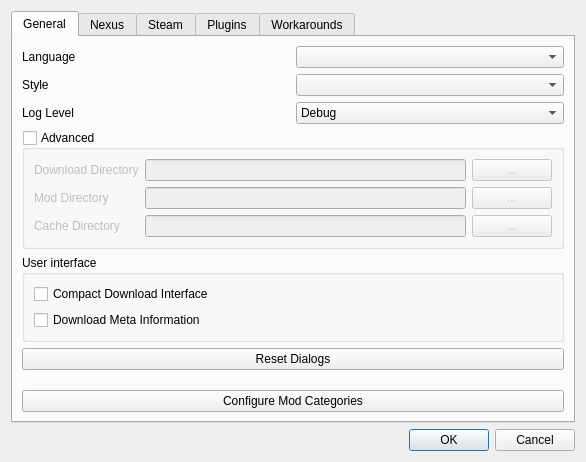
<?xml version="1.0" encoding="UTF-8"?>
<ui version="4.0">
 <class>SettingsDialog</class>
 <widget class="QDialog" name="SettingsDialog">
  <property name="geometry">
   <rect>
    <x>0</x>
    <y>0</y>
    <width>586</width>
    <height>462</height>
   </rect>
  </property>
  <property name="windowTitle">
   <string>Settings</string>
  </property>
  <layout class="QVBoxLayout" name="verticalLayout">
   <item>
    <widget class="QTabWidget" name="tabWidget">
     <property name="currentIndex">
      <number>0</number>
     </property>
     <widget class="QWidget" name="generalTab">
      <attribute name="title">
       <string>General</string>
      </attribute>
      <layout class="QVBoxLayout" name="verticalLayout_3">
       <item>
        <layout class="QHBoxLayout" name="horizontalLayout_3">
         <item>
          <widget class="QLabel" name="label_5">
           <property name="text">
            <string>Language</string>
           </property>
          </widget>
         </item>
         <item>
          <widget class="QComboBox" name="languageBox">
           <property name="toolTip">
            <string>The display language</string>
           </property>
           <property name="whatsThis">
            <string>&lt;!DOCTYPE HTML PUBLIC &quot;-//W3C//DTD HTML 4.0//EN&quot; &quot;http://www.w3.org/TR/REC-html40/strict.dtd&quot;&gt;
&lt;html&gt;&lt;head&gt;&lt;meta name=&quot;qrichtext&quot; content=&quot;1&quot; /&gt;&lt;style type=&quot;text/css&quot;&gt;
p, li { white-space: pre-wrap; }
&lt;/style&gt;&lt;/head&gt;&lt;body style=&quot; font-family:'MS Shell Dlg 2'; font-size:8.25pt; font-weight:400; font-style:normal;&quot;&gt;
&lt;p style=&quot; margin-top:0px; margin-bottom:0px; margin-left:0px; margin-right:0px; -qt-block-indent:0; text-indent:0px;&quot;&gt;&lt;span style=&quot; font-size:8pt;&quot;&gt;The display language. This will only displaye languages for which you have a translation installed.&lt;/span&gt;&lt;/p&gt;&lt;/body&gt;&lt;/html&gt;</string>
           </property>
          </widget>
         </item>
        </layout>
       </item>
       <item>
        <layout class="QHBoxLayout" name="horizontalLayout_4">
         <item>
          <widget class="QLabel" name="label_10">
           <property name="text">
            <string>Style</string>
           </property>
          </widget>
         </item>
         <item>
          <widget class="QComboBox" name="styleBox">
           <property name="toolTip">
            <string>graphical style</string>
           </property>
           <property name="whatsThis">
            <string>graphical style of the MO user interface</string>
           </property>
          </widget>
         </item>
        </layout>
       </item>
       <item>
        <layout class="QHBoxLayout" name="horizontalLayout_6">
         <item>
          <widget class="QLabel" name="label_12">
           <property name="text">
            <string>Log Level</string>
           </property>
          </widget>
         </item>
         <item>
          <widget class="QComboBox" name="logLevelBox">
           <property name="toolTip">
            <string>Decides the amount of data printed to &quot;ModOrganizer.log&quot;</string>
           </property>
           <property name="whatsThis">
            <string>Decides the amount of data printed to &quot;ModOrganizer.log&quot;.
&quot;Debug&quot; produces very useful information for finding problems. There is usually no noteworthy performance impact but the file may become rather large. If this is a problem you may prefer the &quot;Info&quot; level for regluar use. On the &quot;Error&quot; level the log file usually remains empty.</string>
           </property>
           <item>
            <property name="text">
             <string>Debug</string>
            </property>
           </item>
           <item>
            <property name="text">
             <string>Info</string>
            </property>
           </item>
           <item>
            <property name="text">
             <string>Error</string>
            </property>
           </item>
          </widget>
         </item>
        </layout>
       </item>
       <item>
        <widget class="QGroupBox" name="groupBox_2">
         <property name="title">
          <string>Advanced</string>
         </property>
         <property name="checkable">
          <bool>true</bool>
         </property>
         <property name="checked">
          <bool>false</bool>
         </property>
         <layout class="QGridLayout" name="gridLayout">
          <item row="0" column="1">
           <widget class="QLineEdit" name="downloadDirEdit">
            <property name="toolTip">
             <string>Directory where downloads are stored.</string>
            </property>
            <property name="whatsThis">
             <string>Directory where downloads are stored.</string>
            </property>
           </widget>
          </item>
          <item row="0" column="2">
           <widget class="QPushButton" name="browseDownloadDirBtn">
            <property name="sizePolicy">
             <sizepolicy hsizetype="Fixed" vsizetype="Fixed">
              <horstretch>0</horstretch>
              <verstretch>0</verstretch>
             </sizepolicy>
            </property>
            <property name="text">
             <string notr="true">...</string>
            </property>
           </widget>
          </item>
          <item row="2" column="0">
           <widget class="QLabel" name="label_8">
            <property name="text">
             <string>Mod Directory</string>
            </property>
           </widget>
          </item>
          <item row="2" column="1">
           <widget class="QLineEdit" name="modDirEdit">
            <property name="toolTip">
             <string>Directory where mods are stored.</string>
            </property>
            <property name="whatsThis">
             <string>Directory where mods are stored. Please note that changing this will break all associations of profiles with mods that don't exist in the new location (with the same name).</string>
            </property>
           </widget>
          </item>
          <item row="2" column="2">
           <widget class="QPushButton" name="browseModDirBtn">
            <property name="text">
             <string notr="true">...</string>
            </property>
           </widget>
          </item>
          <item row="0" column="0">
           <widget class="QLabel" name="label_7">
            <property name="text">
             <string>Download Directory</string>
            </property>
           </widget>
          </item>
          <item row="3" column="0">
           <widget class="QLabel" name="label_9">
            <property name="text">
             <string>Cache Directory</string>
            </property>
           </widget>
          </item>
          <item row="3" column="1">
           <widget class="QLineEdit" name="cacheDirEdit"/>
          </item>
          <item row="3" column="2">
           <widget class="QPushButton" name="browseCacheDirBtn">
            <property name="text">
             <string notr="true">...</string>
            </property>
           </widget>
          </item>
         </layout>
        </widget>
       </item>
       <item>
        <widget class="QGroupBox" name="groupBox">
         <property name="title">
          <string>User interface</string>
         </property>
         <layout class="QVBoxLayout" name="verticalLayout_11">
          <item>
           <widget class="QCheckBox" name="compactBox">
            <property name="toolTip">
             <string>If checked, the download interface will be more compact.</string>
            </property>
            <property name="text">
             <string>Compact Download Interface</string>
            </property>
           </widget>
          </item>
          <item>
           <widget class="QCheckBox" name="showMetaBox">
            <property name="toolTip">
             <string>If checked, the download list will display meta information instead of file names.</string>
            </property>
            <property name="text">
             <string>Download Meta Information</string>
            </property>
           </widget>
          </item>
         </layout>
        </widget>
       </item>
       <item>
        <widget class="QPushButton" name="resetDialogsButton">
         <property name="maximumSize">
          <size>
           <width>16777215</width>
           <height>16777215</height>
          </size>
         </property>
         <property name="toolTip">
          <string>Reset stored information from dialogs.</string>
         </property>
         <property name="whatsThis">
          <string>This will make all dialogs show up again where you checked the &quot;Remember selection&quot;-box.</string>
         </property>
         <property name="text">
          <string>Reset Dialogs</string>
         </property>
        </widget>
       </item>
       <item>
        <spacer name="verticalSpacer">
         <property name="orientation">
          <enum>Qt::Vertical</enum>
         </property>
         <property name="sizeHint" stdset="0">
          <size>
           <width>20</width>
           <height>40</height>
          </size>
         </property>
        </spacer>
       </item>
       <item>
        <widget class="QPushButton" name="categoriesBtn">
         <property name="toolTip">
          <string>Modify the categories available to arrange your mods.</string>
         </property>
         <property name="whatsThis">
          <string>Modify the categories available to arrange your mods.</string>
         </property>
         <property name="text">
          <string>Configure Mod Categories</string>
         </property>
        </widget>
       </item>
      </layout>
     </widget>
     <widget class="QWidget" name="nexusTab">
      <attribute name="title">
       <string>Nexus</string>
      </attribute>
      <layout class="QVBoxLayout" name="verticalLayout_4">
       <item>
        <widget class="QGroupBox" name="nexusBox">
         <property name="toolTip">
          <string>Allows automatic log-in when the Nexus-Page for the game is clicked.</string>
         </property>
         <property name="whatsThis">
          <string>&lt;!DOCTYPE HTML PUBLIC &quot;-//W3C//DTD HTML 4.0//EN&quot; &quot;http://www.w3.org/TR/REC-html40/strict.dtd&quot;&gt;
&lt;html&gt;&lt;head&gt;&lt;meta name=&quot;qrichtext&quot; content=&quot;1&quot; /&gt;&lt;style type=&quot;text/css&quot;&gt;
p, li { white-space: pre-wrap; }
&lt;/style&gt;&lt;/head&gt;&lt;body style=&quot; font-family:'MS Shell Dlg 2'; font-size:8.25pt; font-weight:400; font-style:normal;&quot;&gt;
&lt;p style=&quot; margin-top:0px; margin-bottom:0px; margin-left:0px; margin-right:0px; -qt-block-indent:0; text-indent:0px;&quot;&gt;&lt;span style=&quot; font-size:8pt;&quot;&gt;Allows automatic log-in when the Nexus-Page for the game is clicked. Please note that the obfuscation with which the password  is stored in modorganizer.ini is not very strong. If you're worried someone might steal your password, don't store it here.&lt;/span&gt;&lt;/p&gt;&lt;/body&gt;&lt;/html&gt;</string>
         </property>
         <property name="title">
          <string>Nexus</string>
         </property>
         <layout class="QVBoxLayout" name="verticalLayout_2">
          <item>
           <widget class="QCheckBox" name="loginCheckBox">
            <property name="toolTip">
             <string/>
            </property>
            <property name="whatsThis">
             <string>If checked and if correct credentials are entered below, log-in to Nexus (for browsing and downloading) is automatic.</string>
            </property>
            <property name="text">
             <string>Automatically Log-In to Nexus</string>
            </property>
           </widget>
          </item>
          <item>
           <layout class="QHBoxLayout" name="horizontalLayout_10">
            <item>
             <widget class="QLabel" name="label_2">
              <property name="text">
               <string>Username</string>
              </property>
             </widget>
            </item>
            <item>
             <widget class="QLineEdit" name="usernameEdit">
              <property name="enabled">
               <bool>false</bool>
              </property>
             </widget>
            </item>
            <item>
             <widget class="QLabel" name="label_3">
              <property name="text">
               <string>Password</string>
              </property>
             </widget>
            </item>
            <item>
             <widget class="QLineEdit" name="passwordEdit">
              <property name="enabled">
               <bool>false</bool>
              </property>
              <property name="echoMode">
               <enum>QLineEdit::Password</enum>
              </property>
             </widget>
            </item>
           </layout>
          </item>
         </layout>
        </widget>
       </item>
       <item>
        <widget class="QCheckBox" name="offlineBox">
         <property name="statusTip">
          <string>Disable automatic internet features</string>
         </property>
         <property name="whatsThis">
          <string>Disable automatic internet features. This does not affect features that are explicitly invoked by the user (like checking mods for updates, endorsing, opening the web browser)</string>
         </property>
         <property name="text">
          <string>Offline Mode</string>
         </property>
        </widget>
       </item>
       <item>
        <widget class="QCheckBox" name="proxyBox">
         <property name="statusTip">
          <string>Use a proxy for network connections.</string>
         </property>
         <property name="whatsThis">
          <string>Use a proxy for network connections. This uses the system-wide settings which can be configured in Internet Explorer. Please note that MO will start up a few seconds slower on some systems when using a proxy.</string>
         </property>
         <property name="text">
          <string>Use HTTP Proxy (Uses System Settings)</string>
         </property>
        </widget>
       </item>
       <item>
        <layout class="QHBoxLayout" name="horizontalLayout_7">
         <item>
          <widget class="QPushButton" name="associateButton">
           <property name="text">
            <string>Associate with &quot;Download with manager&quot; links</string>
           </property>
          </widget>
         </item>
         <item>
          <spacer name="horizontalSpacer_4">
           <property name="orientation">
            <enum>Qt::Horizontal</enum>
           </property>
           <property name="sizeHint" stdset="0">
            <size>
             <width>40</width>
             <height>20</height>
            </size>
           </property>
          </spacer>
         </item>
        </layout>
       </item>
       <item>
        <layout class="QHBoxLayout" name="horizontalLayout_8" stretch="0,0">
         <property name="spacing">
          <number>4</number>
         </property>
         <item>
          <layout class="QVBoxLayout" name="verticalLayout_6">
           <item>
            <widget class="QLabel" name="label_16">
             <property name="text">
              <string>Known Servers (updated on download)</string>
             </property>
            </widget>
           </item>
           <item>
            <widget class="QListWidget" name="knownServersList">
             <property name="dragDropMode">
              <enum>QAbstractItemView::DragDrop</enum>
             </property>
             <property name="defaultDropAction">
              <enum>Qt::MoveAction</enum>
             </property>
            </widget>
           </item>
          </layout>
         </item>
         <item>
          <layout class="QVBoxLayout" name="verticalLayout_8">
           <item>
            <widget class="QLabel" name="label_17">
             <property name="text">
              <string>Preferred Servers (Drag &amp; Drop)</string>
             </property>
            </widget>
           </item>
           <item>
            <widget class="QListWidget" name="preferredServersList">
             <property name="dragDropMode">
              <enum>QAbstractItemView::DragDrop</enum>
             </property>
             <property name="defaultDropAction">
              <enum>Qt::MoveAction</enum>
             </property>
            </widget>
           </item>
          </layout>
         </item>
        </layout>
       </item>
       <item>
        <spacer name="verticalSpacer_3">
         <property name="orientation">
          <enum>Qt::Vertical</enum>
         </property>
         <property name="sizeHint" stdset="0">
          <size>
           <width>20</width>
           <height>40</height>
          </size>
         </property>
        </spacer>
       </item>
      </layout>
     </widget>
     <widget class="QWidget" name="steamTab">
      <attribute name="title">
       <string>Steam</string>
      </attribute>
      <layout class="QGridLayout" name="gridLayout_3">
       <item row="0" column="0">
        <widget class="QLabel" name="label_19">
         <property name="text">
          <string>Username</string>
         </property>
        </widget>
       </item>
       <item row="0" column="1">
        <widget class="QLineEdit" name="steamUserEdit"/>
       </item>
       <item row="1" column="0">
        <widget class="QLabel" name="label_20">
         <property name="text">
          <string>Password</string>
         </property>
        </widget>
       </item>
       <item row="1" column="1">
        <widget class="QLineEdit" name="steamPassEdit">
         <property name="echoMode">
          <enum>QLineEdit::Password</enum>
         </property>
        </widget>
       </item>
       <item row="2" column="0">
        <spacer name="verticalSpacer_5">
         <property name="orientation">
          <enum>Qt::Vertical</enum>
         </property>
         <property name="sizeType">
          <enum>QSizePolicy::Minimum</enum>
         </property>
         <property name="sizeHint" stdset="0">
          <size>
           <width>20</width>
           <height>40</height>
          </size>
         </property>
        </spacer>
       </item>
       <item row="3" column="0" colspan="2">
        <widget class="QLabel" name="label_21">
         <property name="text">
          <string>If you save your steam user ID and password here, they will be used when logging into steam. Note, however, your password will be stored unencrypted, so make sure your computer is secure.</string>
         </property>
         <property name="wordWrap">
          <bool>true</bool>
         </property>
        </widget>
       </item>
       <item row="4" column="0">
        <spacer name="verticalSpacer_4">
         <property name="orientation">
          <enum>Qt::Vertical</enum>
         </property>
         <property name="sizeType">
          <enum>QSizePolicy::Expanding</enum>
         </property>
         <property name="sizeHint" stdset="0">
          <size>
           <width>20</width>
           <height>232</height>
          </size>
         </property>
        </spacer>
       </item>
      </layout>
     </widget>
     <widget class="QWidget" name="pluginsTab">
      <attribute name="title">
       <string>Plugins</string>
      </attribute>
      <layout class="QVBoxLayout" name="verticalLayout_9" stretch="0,0,0">
       <item>
        <layout class="QHBoxLayout" name="horizontalLayout_9">
         <item>
          <widget class="QListWidget" name="pluginsList">
           <property name="sizePolicy">
            <sizepolicy hsizetype="Fixed" vsizetype="Expanding">
             <horstretch>0</horstretch>
             <verstretch>0</verstretch>
            </sizepolicy>
           </property>
          </widget>
         </item>
         <item>
          <layout class="QVBoxLayout" name="verticalLayout_7" stretch="0,1">
           <item>
            <layout class="QFormLayout" name="formLayout_2">
             <item row="0" column="0">
              <widget class="QLabel" name="label_13">
               <property name="text">
                <string>Author:</string>
               </property>
              </widget>
             </item>
             <item row="0" column="1">
              <widget class="QLabel" name="authorLabel">
               <property name="text">
                <string/>
               </property>
              </widget>
             </item>
             <item row="1" column="0">
              <widget class="QLabel" name="label_15">
               <property name="text">
                <string>Version:</string>
               </property>
              </widget>
             </item>
             <item row="1" column="1">
              <widget class="QLabel" name="versionLabel">
               <property name="text">
                <string/>
               </property>
              </widget>
             </item>
             <item row="2" column="0">
              <widget class="QLabel" name="label_14">
               <property name="text">
                <string>Description:</string>
               </property>
              </widget>
             </item>
             <item row="2" column="1">
              <widget class="QLabel" name="descriptionLabel">
               <property name="text">
                <string/>
               </property>
               <property name="wordWrap">
                <bool>true</bool>
               </property>
              </widget>
             </item>
            </layout>
           </item>
           <item>
            <widget class="QTreeWidget" name="pluginSettingsList">
             <property name="indentation">
              <number>0</number>
             </property>
             <property name="rootIsDecorated">
              <bool>false</bool>
             </property>
             <property name="itemsExpandable">
              <bool>false</bool>
             </property>
             <property name="expandsOnDoubleClick">
              <bool>false</bool>
             </property>
             <attribute name="headerVisible">
              <bool>false</bool>
             </attribute>
             <attribute name="headerDefaultSectionSize">
              <number>100</number>
             </attribute>
             <column>
              <property name="text">
               <string>Key</string>
              </property>
             </column>
             <column>
              <property name="text">
               <string>Value</string>
              </property>
             </column>
            </widget>
           </item>
          </layout>
         </item>
        </layout>
       </item>
       <item>
        <widget class="QLabel" name="label_18">
         <property name="text">
          <string>Blacklisted Plugins (use &lt;del&gt; to remove):</string>
         </property>
        </widget>
       </item>
       <item>
        <widget class="QListWidget" name="pluginBlacklist"/>
       </item>
      </layout>
     </widget>
     <widget class="QWidget" name="workaroundTab">
      <attribute name="title">
       <string>Workarounds</string>
      </attribute>
      <layout class="QVBoxLayout" name="verticalLayout_5">
       <item>
        <layout class="QHBoxLayout" name="horizontalLayout_2" stretch="0,0,0">
         <item>
          <widget class="QLabel" name="label_4">
           <property name="text">
            <string>Steam App ID</string>
           </property>
          </widget>
         </item>
         <item>
          <spacer name="horizontalSpacer">
           <property name="orientation">
            <enum>Qt::Horizontal</enum>
           </property>
           <property name="sizeHint" stdset="0">
            <size>
             <width>40</width>
             <height>20</height>
            </size>
           </property>
          </spacer>
         </item>
         <item>
          <widget class="QLineEdit" name="appIDEdit">
           <property name="toolTip">
            <string>The Steam AppID for your game</string>
           </property>
           <property name="whatsThis">
            <string>&lt;!DOCTYPE HTML PUBLIC &quot;-//W3C//DTD HTML 4.0//EN&quot; &quot;http://www.w3.org/TR/REC-html40/strict.dtd&quot;&gt;
&lt;html&gt;&lt;head&gt;&lt;meta name=&quot;qrichtext&quot; content=&quot;1&quot; /&gt;&lt;style type=&quot;text/css&quot;&gt;
p, li { white-space: pre-wrap; }
&lt;/style&gt;&lt;/head&gt;&lt;body style=&quot; font-family:'MS Shell Dlg 2'; font-size:8.25pt; font-weight:400; font-style:normal;&quot;&gt;
&lt;p style=&quot; margin-top:0px; margin-bottom:0px; margin-left:0px; margin-right:0px; -qt-block-indent:0; text-indent:0px;&quot;&gt;&lt;span style=&quot; font-size:8pt;&quot;&gt;The Steam App ID is required to directly start some games. For Skyrim, if this is not set or wrong, the &amp;quot;Mod Organizer&amp;quot; load mechanism may not work properly.&lt;/span&gt;&lt;/p&gt;
&lt;p style=&quot; margin-top:0px; margin-bottom:0px; margin-left:0px; margin-right:0px; -qt-block-indent:0; text-indent:0px;&quot;&gt;&lt;span style=&quot; font-size:8pt;&quot;&gt;The preset for this is the App ID of the &amp;quot;regular&amp;quot; version so in most cases, you should be set.&lt;/span&gt;&lt;/p&gt;
&lt;p style=&quot; margin-top:0px; margin-bottom:0px; margin-left:0px; margin-right:0px; -qt-block-indent:0; text-indent:0px;&quot;&gt;&lt;span style=&quot; font-size:8pt;&quot;&gt;If you think you have a different version (GotY or something), follow these steps to get to the id:&lt;/span&gt;&lt;/p&gt;
&lt;p style=&quot; margin-top:0px; margin-bottom:0px; margin-left:0px; margin-right:0px; -qt-block-indent:0; text-indent:0px;&quot;&gt;&lt;span style=&quot; font-size:8pt;&quot;&gt;1. Navigate to the game library in steam&lt;/span&gt;&lt;/p&gt;
&lt;p style=&quot; margin-top:0px; margin-bottom:0px; margin-left:0px; margin-right:0px; -qt-block-indent:0; text-indent:0px;&quot;&gt;&lt;span style=&quot; font-size:8pt;&quot;&gt;2. right-click on the game you need the id for and choose &lt;/span&gt;&lt;span style=&quot; font-size:8pt; font-weight:600;&quot;&gt;Create desktop shortcut&lt;/span&gt;&lt;/p&gt;
&lt;p style=&quot; margin-top:0px; margin-bottom:0px; margin-left:0px; margin-right:0px; -qt-block-indent:0; text-indent:0px;&quot;&gt;&lt;span style=&quot; font-size:8pt;&quot;&gt;3. right-click on the newly created shortcut on your desktop and select &lt;/span&gt;&lt;span style=&quot; font-size:8pt; font-weight:600;&quot;&gt;Properties&lt;/span&gt;&lt;/p&gt;
&lt;p style=&quot; margin-top:0px; margin-bottom:0px; margin-left:0px; margin-right:0px; -qt-block-indent:0; text-indent:0px;&quot;&gt;&lt;span style=&quot; font-size:8pt;&quot;&gt;4. in the URL-field you should see something like this: &lt;/span&gt;&lt;span style=&quot; font-size:8pt; font-style:italic;&quot;&gt;steam://rungameid/22380&lt;/span&gt;&lt;/p&gt;
&lt;p style=&quot; margin-top:0px; margin-bottom:0px; margin-left:0px; margin-right:0px; -qt-block-indent:0; text-indent:0px;&quot;&gt;&lt;span style=&quot; font-size:8pt;&quot;&gt;22380 is the id you're looking for.&lt;/span&gt;&lt;/p&gt;&lt;/body&gt;&lt;/html&gt;</string>
           </property>
          </widget>
         </item>
        </layout>
       </item>
       <item>
        <layout class="QHBoxLayout" name="horizontalLayout" stretch="0,0,1">
         <property name="spacing">
          <number>7</number>
         </property>
         <item>
          <widget class="QLabel" name="label">
           <property name="maximumSize">
            <size>
             <width>16777215</width>
             <height>16777215</height>
            </size>
           </property>
           <property name="text">
            <string>Load Mechanism</string>
           </property>
          </widget>
         </item>
         <item>
          <spacer name="horizontalSpacer_3">
           <property name="orientation">
            <enum>Qt::Horizontal</enum>
           </property>
           <property name="sizeHint" stdset="0">
            <size>
             <width>40</width>
             <height>20</height>
            </size>
           </property>
          </spacer>
         </item>
         <item>
          <widget class="QComboBox" name="mechanismBox">
           <property name="toolTip">
            <string>Select loading mechanism. See help for details.</string>
           </property>
           <property name="whatsThis">
            <string>Mod Organizer needs a dll to be injected into the game so all mods are visible to it.
There are several means to do this:
*Mod Organizer* (default) In this mode the Mod Organizer itself injects the dll. The disadvantage is that you always have to start the game through MO or a link created by it.
*Script Extender* In this mode, MO is installed as a Script Extender (obse, fose, nvse, skse)  plugin.
*Proxy DLL* In this mode, MO replaces one of the game's dlls with one that loads MO (and the original dll of course). This will ONLY work with Steam games and it has only been tested with Skyrim. Please use this only if the other mechanisms don't work.

If you use the Steam version of Oblivion the default will NOT work. In this case, please install obse and use &quot;Script Extender&quot; as the load mechanism. Also you can then not start Oblivion from MO. Instead, use MO only to set up your mods, then quit and start Oblivion through Steam.</string>
           </property>
          </widget>
         </item>
        </layout>
       </item>
       <item>
        <layout class="QHBoxLayout" name="horizontalLayout_5" stretch="0,0,0">
         <item>
          <widget class="QLabel" name="label_11">
           <property name="text">
            <string>NMM Version</string>
           </property>
          </widget>
         </item>
         <item>
          <spacer name="horizontalSpacer_2">
           <property name="orientation">
            <enum>Qt::Horizontal</enum>
           </property>
           <property name="sizeHint" stdset="0">
            <size>
             <width>40</width>
             <height>20</height>
            </size>
           </property>
          </spacer>
         </item>
         <item>
          <widget class="QLineEdit" name="nmmVersionEdit">
           <property name="toolTip">
            <string>The Version of Nexus Mod Manager to impersonate.</string>
           </property>
           <property name="whatsThis">
            <string>Mod Organizer uses an API provided by the Nexus to provide features like checking for updates and downloading files. Unfortunately this API has not been made available officially to third party tools like MO so we have to impersonate the Nexus Mod Manager to be allowed in.
On top of this Nexus has used the client identification to lock out outdated versions of NMM to force users to update. This means that MO also needs to impersonate the new version of NMM even if MO doesn't need an update. Therefore you can configure the version to identify as here.
Please note that MO does identify itself as MO to the webserver, it's not lying about what it is. It is merely adding a &quot;compatible&quot; NMM version to the user agent.

tl;dr-version: If Nexus-features don't work, insert the current version number of NMM here and try again.</string>
           </property>
           <property name="inputMask">
            <string notr="true">009.009.009</string>
           </property>
           <property name="alignment">
            <set>Qt::AlignCenter</set>
           </property>
           <property name="placeholderText">
            <string/>
           </property>
          </widget>
         </item>
        </layout>
       </item>
       <item>
        <widget class="QCheckBox" name="hideUncheckedBox">
         <property name="toolTip">
          <string>Enforces that inactive ESPs and ESMs are never loaded.</string>
         </property>
         <property name="whatsThis">
          <string>It seems that the Games occasionally load ESP or ESM files even if they haven't been activated as plugins.
I don't yet know what the circumstances are, but user reports imply it is in some cases unwanted. If this is checked, ESPs and ESMs not checked in the List are invisible to the game and can not be loaded.</string>
         </property>
         <property name="text">
          <string>Hide inactive ESPs/ESMs</string>
         </property>
        </widget>
       </item>
       <item>
        <widget class="QCheckBox" name="forceEnableBox">
         <property name="toolTip">
          <string>If checked, files (i.e. esps, esms and bsas) belonging to the core game can not be disabled in the UI. (default: on)</string>
         </property>
         <property name="whatsThis">
          <string>If checked, files (i.e. esps, esms and bsas) belonging to the core game can not be disabled in the UI. (default: on)
Uncheck this if you want to use Mod Organizer with total conversions (like Nehrim) but be aware that the game will crash if required files are not enabled.</string>
         </property>
         <property name="text">
          <string>Force-enable game files</string>
         </property>
         <property name="checked">
          <bool>true</bool>
         </property>
        </widget>
       </item>
       <item>
        <widget class="QCheckBox" name="displayForeignBox">
         <property name="toolTip">
          <string>Disable this to no longer display mods installed outside MO in the mod list (left pane). Assets from those mods will then be treated as having lowest mod priority together with the original game content.</string>
         </property>
         <property name="whatsThis">
          <string>By default Mod Organizer will display esp+bsa bundles installed with foreign tools as mods (left pane). This allows you to control their priority in relation to other mods. This is particularly useful if you also use Steam Workshop to install mods.
However, if you installed loose file mods outside MO which conflict with BSAs also installed outside MO those conflicts can't be resolved correctly.

If you disable this feature, MO will only display official DLCs this way. Please note that plugins (esps and esms) displayed in the right pane are completely unaffected by this feature.</string>
         </property>
         <property name="text">
          <string>Display mods installed outside MO</string>
         </property>
         <property name="checked">
          <bool>true</bool>
         </property>
        </widget>
       </item>
       <item>
        <widget class="QPushButton" name="bsaDateBtn">
         <property name="toolTip">
          <string>For Skyrim, this can be used instead of Archive Invalidation. It should make AI redundant for all Profiles.
For the other games this is not a sufficient replacement for AI!</string>
         </property>
         <property name="whatsThis">
          <string>For Skyrim, this can be used instead of Archive Invalidation. It should make AI redundant for all Profiles.
For the other games this is not a sufficient replacement for AI!</string>
         </property>
         <property name="text">
          <string>Back-date BSAs</string>
         </property>
         <property name="icon">
          <iconset>
           <normaloff>:/MO/gui/resources/emblem-readonly.png</normaloff>:/MO/gui/resources/emblem-readonly.png</iconset>
         </property>
        </widget>
       </item>
       <item>
        <spacer name="verticalSpacer_2">
         <property name="orientation">
          <enum>Qt::Vertical</enum>
         </property>
         <property name="sizeHint" stdset="0">
          <size>
           <width>20</width>
           <height>40</height>
          </size>
         </property>
        </spacer>
       </item>
       <item>
        <widget class="QLabel" name="label_6">
         <property name="text">
          <string>These are workarounds for problems with Mod Organizer. Please make sure you read the help text before changing anything here.</string>
         </property>
         <property name="wordWrap">
          <bool>true</bool>
         </property>
        </widget>
       </item>
      </layout>
     </widget>
    </widget>
   </item>
   <item>
    <widget class="QDialogButtonBox" name="buttonBox">
     <property name="orientation">
      <enum>Qt::Horizontal</enum>
     </property>
     <property name="standardButtons">
      <set>QDialogButtonBox::Cancel|QDialogButtonBox::Ok</set>
     </property>
    </widget>
   </item>
  </layout>
 </widget>
 <resources/>
 <connections>
  <connection>
   <sender>buttonBox</sender>
   <signal>accepted()</signal>
   <receiver>SettingsDialog</receiver>
   <slot>accept()</slot>
   <hints>
    <hint type="sourcelabel">
     <x>248</x>
     <y>254</y>
    </hint>
    <hint type="destinationlabel">
     <x>157</x>
     <y>274</y>
    </hint>
   </hints>
  </connection>
  <connection>
   <sender>buttonBox</sender>
   <signal>rejected()</signal>
   <receiver>SettingsDialog</receiver>
   <slot>reject()</slot>
   <hints>
    <hint type="sourcelabel">
     <x>316</x>
     <y>260</y>
    </hint>
    <hint type="destinationlabel">
     <x>286</x>
     <y>274</y>
    </hint>
   </hints>
  </connection>
 </connections>
</ui>
